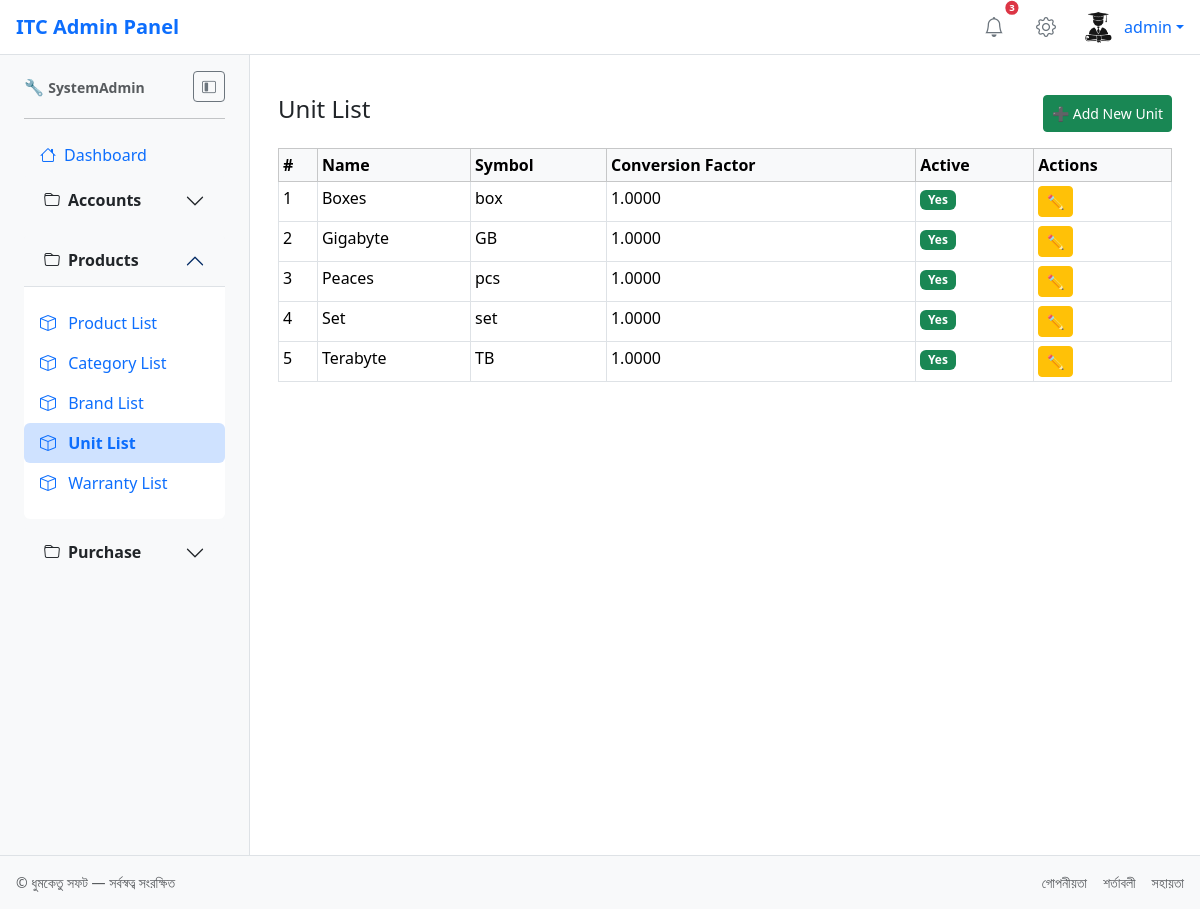
/products/unit/ (signed in), run on the app's committed database.
### accounts/models.py (models this page shows, shortened)
class CustomUser(AbstractUser):
    role = models.ForeignKey(Role, on_delete=models.SET_NULL, null=True, blank=True)
    email = models.EmailField(unique=True)
    username = models.CharField(max_length=150, unique=True)
    is_active = models.BooleanField(default=True)
    is_staff = models.BooleanField(default=False)
    is_superuser = models.BooleanField(default=False)
    last_login = models.DateTimeField(auto_now=True)
    date_joined = models.DateTimeField(auto_now_add=True)
    is_protected = models.BooleanField(default=True)  # 🔐 সুরক্ষিত ইউজার

class Role(models.Model):
    name = models.CharField(max_length=50, unique=True)
    is_protected = models.BooleanField(default=False)  # Optional: prevent deletion
    modules = models.ManyToManyField('Module', through='Permission')

class Module(models.Model):
    name = models.CharField(max_length=100)
    label = models.CharField(max_length=100, blank=True, null=True)  # ✅ Add this line
    url_name = models.CharField(max_length=100, unique=True)
    icon = models.CharField(max_length=50, default='bi-circle')
    parent = models.ForeignKey('self', null=True, blank=True, on_delete=models.SET_NULL, related_name='children')
    group = models.ForeignKey(ModuleGroup, on_delete=models.SET_NULL, null=True, related_name='modules')
    actions = models.ManyToManyField('ActionType', related_name='modules')
    order = models.PositiveIntegerField(default=0)
    is_visible = models.BooleanField(default=True)
    is_header = models.BooleanField(default=False)  # Header visibility ✅

class ModuleGroup(models.Model):
    name = models.CharField(max_length=100, unique=True)
    icon = models.CharField(max_length=50, default='bi-folder')
    order = models.PositiveIntegerField(default=0)

### products/models.py (models this page shows, shortened)
class Unit(models.Model):
    name = models.CharField(max_length=50, unique=True)  # e.g. Piece, Box, License
    symbol = models.CharField(max_length=10, blank=True)  # e.g. pcs, bx, lic
    conversion_factor = models.DecimalField(
        max_digits=10, decimal_places=4, default=1.0000,
        help_text="মূল ইউনিটের সাথে রূপান্তর হার (e.g. 1 Box = 12 Piece)"
    )
    is_active = models.BooleanField(default=True)
    created_at = models.DateTimeField(auto_now_add=True)
    updated_at = models.DateTimeField(auto_now=True)
    created_by = models.ForeignKey('accounts.CustomUser', on_delete=models.SET_NULL, null=True)
    updated_by = models.ForeignKey('accounts.CustomUser', on_delete=models.SET_NULL, null=True, related_name='+')

### products/views.py (the view)
# urls.py: path('unit/', unit_list, name='unit_list'),
@login_required
def unit_list(request):
    if not has_permission(request, 'products:unit_list', 'access'):
        return JsonResponse({'success': False, 'error': 'অনুমতি নেই'})
    units = Unit.objects.all().order_by('name')
    return render(request, 'products/unit_list.html', {
        'page_title': 'ইউনিট তালিকা',
        'units': units,
        'can_add': has_permission(request, 'products:unit_list', 'create'),
        'can_edit': has_permission(request, 'products:unit_list', 'edit'),
        'can_delete': has_permission(request, 'products:unit_list', 'delete'),
    })

### accounts/context_processors.py (called while the page is built)
def header_modules(request):
    if not request.user.is_authenticated:
        return {}
    role = getattr(request.user, 'role', None)
    if not role:
        return {}
    access_perms = Permission.objects.filter(role=role, is_allowed=True, action__key='access')
    header_modules = Module.objects.filter(id__in=access_perms.values('module_id'), is_header=True)
    return {'header_modules': header_modules}

def has_permission(request, module_url_name, action_key):
    user = request.user
    role = getattr(user, 'role', None)
    if not role:
        return False
    try:
        module = Module.objects.get(url_name=module_url_name)
        action = ActionType.objects.get(key=action_key)
        perm = Permission.objects.get(role=role, module=module, action=action)
        return perm.is_allowed
    except:
        return False

### products/templates/products/unit_list.html (shortened to what this page needs)
{% extends 'accounts/base.html' %}
{% load static %}
{% block content %}
<div class="container-fluid py-3">
  <div class="d-flex justify-content-between mb-3">
    <h4>Unit List</h4>
    {% if can_add %}
      <button class="btn btn-success btn-sm" data-bs-toggle="modal" data-bs-target="#unitModal"
              onclick="clearUnitForm()">➕ Add New Unit</button>
    {% endif %}
  </div>
  <table class="table table-bordered table-hover table-sm">
    <thead class="table-light">
      <tr>
        <th>#</th>
        <th>Name</th>
        <th>Symbol</th>
        <th>Conversion Factor</th>
        <th>Active</th>
        <th>Actions</th>
      </tr>
    </thead>
    <tbody id="unitTableBody">
      {% for unit in units %}
        <tr>
          <td>{{ forloop.counter }}</td>
          <td>{{ unit.name }}</td>
          <td>{{ unit.symbol|default:"—" }}</td>
          <td>{{ unit.conversion_factor }}</td>
          <td>
            <span class="badge {{ unit.is_active|yesno:'bg-success,bg-secondary' }}">
              {{ unit.is_active|yesno:'Yes,No' }}
            </span>
          </td>
          <td>
            {% if can_edit %}
              <button class="btn btn-warning btn-sm edit-unit-btn"
                      data-id="{{ unit.id }}">
                ✏️
              </button>
            {% endif %}
          </td>
        </tr>
      {% empty %}
        <tr><td colspan="6" class="text-center text-muted">❌ No units found</td></tr>
      {% endfor %}
    </tbody>
  </table>
</div>
<div class="position-fixed bottom-0 end-0 p-3" style="z-index: 1055">
</div>
{% endblock %}

### accounts/templates/accounts/partials/header.html (shortened to what this page needs)
{% load static %}
<header class="navbar navbar-light bg-white border-bottom px-3 d-flex justify-content-between align-items-center">
  <span class="fw-bold text-primary fs-5">ITC Admin Panel</span>
  <div class="d-flex align-items-center gap-3">
    <button class="btn btn-sm btn-light position-relative">
      <i class="bi bi-bell fs-5 text-secondary"></i>
      <span class="position-absolute top-0 start-100 translate-middle badge rounded-pill bg-danger">
        3
      </span>
    </button>
    <button class="btn btn-sm btn-light">
      <i class="bi bi-gear fs-5 text-secondary"></i>
    </button>
    <div class="dropdown">
      <a class="d-flex align-items-center text-decoration-none dropdown-toggle" href="#" role="button" data-bs-toggle="dropdown">
        {% if user_profile_image %}
          <img src="{{ user_profile_image }}" class="rounded-circle me-2" style="width:36px; height:36px;">
        {% else %}
          <img src="{% static 'profile_images/default_profile.png' %}" class="rounded-circle me-2" style="width:36px; height:36px;">
        {% endif %}
        <span>{{ request.user.username }}</span>
      </a>
    </div>
  </div>
</header>

### accounts/templates/accounts/partials/sidebar.html (shortened to what this page needs)
<aside id="sidebar" class="sidebar bg-light border-end px-2">
  <div class="p-3">
    <div class="d-flex justify-content-between align-items-center mb-3">
      <span class="fs-6 fw-bold text-primary sidebar-title">
        🔧 <small class="text-muted">{{ user_role }}</small>
      </span>
      <button id="sidebarToggle" class="btn btn-sm btn-outline-secondary">
        <i class="bi bi-layout-sidebar-inset"></i>
      </button>
    </div>
    <hr class="w-100">
    <ul class="nav flex-column">
      {% for group in sidebar_groups %}
        {% if group.modules|length > 1 %}
          <div class="accordion mb-2" id="accordion{{ forloop.counter }}">
            <div class="accordion-item border-0">
              <h2 class="accordion-header">
                <button class="accordion-button {% if group.active %} {% else %}collapsed{% endif %} fw-bold bg-light text-dark d-flex align-items-center"
                        type="button" data-bs-toggle="collapse" data-bs-target="#collapse{{ forloop.counter }}">
                  <i class="{{ group.icon }} me-2"></i>
                  <span class="sidebar-text">{{ group.name }}</span>
                </button>
              </h2>
              <div id="collapse{{ forloop.counter }}" class="accordion-collapse collapse {% if group.active %}show{% endif %}">
                <div class="accordion-body px-0">
                  <ul class="nav flex-column">
                    {% for module in group.modules %}
                      <li class="nav-item w-100">
                        <a href="{{ module.url }}" class="nav-link
                            {% if module.is_active %}
                              active fw-bold bg-primary-subtle text-primary
                            {% endif %}">
                          <i class="{{ module.icon }} me-2"></i>
                          <span class="sidebar-text">{{ module.name }}</span>
                        </a>
                      </li>
                    {% endfor %}
                  </ul>
                </div>
              </div>
            </div>
          </div>
        {% else %}
          {% for module in group.modules %}
            <li class="nav-item w-100">
              <a href="{{ module.url }}" class="nav-link d-flex align-items-center
                  " data-bs-toggle="tooltip" title="{{ module.name }}">
                <i class="{{ module.icon }} me-2"></i>
                <span class="sidebar-text">{{ module.name }}</span>
              </a>
            </li>
          {% endfor %}
        {% endif %}
      {% endfor %}
    </ul>
  </div>
</aside>

### accounts/templates/accounts/base.html (style rules this page uses)
html, body { height: 100%; margin: 0; }
@media (min-width: 768px) { body { font-size: 1rem; } }
header .btn-light { background-color: transparent; border: none; }
header .badge { font-size: 0.6rem; padding: 0.25em 0.4em; }
.sidebar { width: 250px; transition: width 0.3s ease; min-height: 100vh; background-color: #f8f9fa; position: sticky; top: 0; z-index: 1000; }
.sidebar .nav-link.active { background-color: var(--bs-primary-subtle); color: var(--bs-primary); font-weight: bold; border-radius: 0.375rem; }
li.nav-item.w-100 { list-style-type: none; }

### data on the page
CustomUser: user.username "admin"
Role: name "SystemAdmin"
Module: name "Dashboard"
ModuleGroup: name "Accounts"
ModuleGroup: name "Products"
Module: name "Product List"
Module: name "Category List"
Module: name "Brand List"
Module: name "Unit List"
Module: name "Warranty List"
ModuleGroup: name "Purchase"
Unit: name "Boxes", symbol "box", conversion_factor "1.0000", is_active "Yes"
Unit: name "Gigabyte", symbol "GB", conversion_factor "1.0000", is_active "Yes"
Unit: name "Peaces", symbol "pcs", conversion_factor "1.0000", is_active "Yes"
Unit: name "Set", symbol "set", conversion_factor "1.0000", is_active "Yes"
Unit: name "Terabyte", symbol "TB", conversion_factor "1.0000", is_active "Yes"
